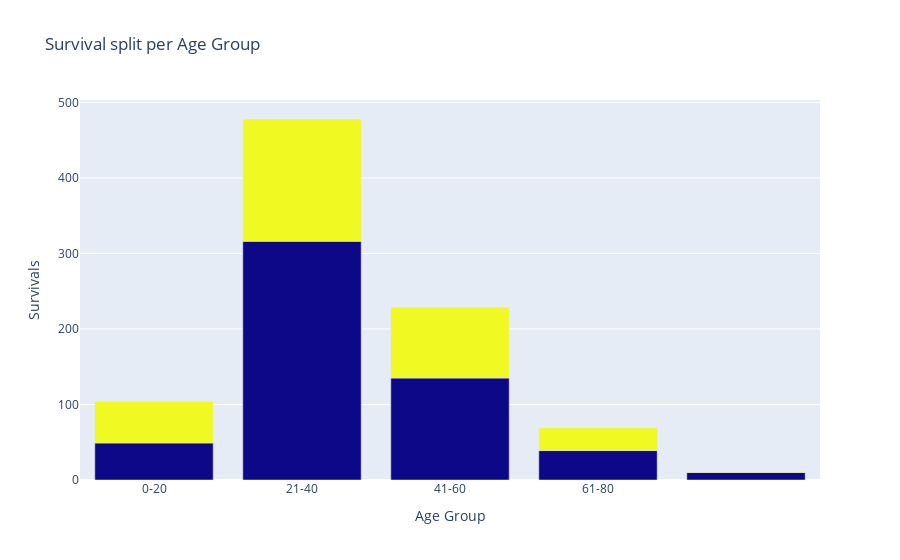

The cell this chart's notebook holds for it:
### Code cell
#See which age group survived the most
age_group_survival = df_train.groupby(['Age_group','Survived'],as_index=False).count()

fig = px.bar(age_group_survival, 
             x="Age_group", 
             y="Name", 
             color="Survived", 
             barmode="group",
             title="Survival split per Age Group")

# Update the axis labels
fig.update_layout(xaxis_title="Age Group", yaxis_title="Survivals",coloraxis_showscale = False)
fig.update_xaxes(ticktext=['0-20', '21-40', '41-60', '61-80'], tickvals=[0, 1, 2, 3])

# Show the plot
fig.show()

#As expected,the youngest group has the highest survival rate

### Figure 1 — Plotly figure (JSON) as saved in the notebook; plotly's stock layout.template omitted (floating-point values rounded to 4 significant figures)
{"data": [{"alignmentgroup": "True", "hovertemplate": "Age_group=%{x}<br>Name=%{y}<br>Survived=%{marker.color}<extra></extra>", "legendgroup": "", "marker": {"color": [0, 1, 0, 1, 0, 1, 0, 1, 0, 1], "coloraxis": "coloraxis", "pattern": {"shape": ""}}, "name": "", "offsetgroup": "", "orientation": "v", "showlegend": false, "textposition": "auto", "type": "bar", "x": [0, 0, 1, 1, 2, 2, 3, 3, 4, 4], "xaxis": "x", "y": [49, 55, 316, 162, 135, 94, 39, 30, 10, 1], "yaxis": "y"}], "layout": {"barmode": "group", "coloraxis": {"colorbar": {"title": {"text": "Survived"}}, "colorscale": [[0, "#0d0887"], [0.1111, "#46039f"], [0.2222, "#7201a8"], [0.3333, "#9c179e"], [0.4444, "#bd3786"], [0.5556, "#d8576b"], [0.6667, "#ed7953"], [0.7778, "#fb9f3a"], [0.8889, "#fdca26"], [1, "#f0f921"]], "showscale": false}, "legend": {"tracegroupgap": 0}, "title": {"text": "Survival split per Age Group"}, "xaxis": {"anchor": "y", "domain": [0, 1], "ticktext": ["0-20", "21-40", "41-60", "61-80"], "tickvals": [0, 1, 2, 3], "title": {"text": "Age Group"}}, "yaxis": {"anchor": "x", "domain": [0, 1], "title": {"text": "Survivals"}}}}
